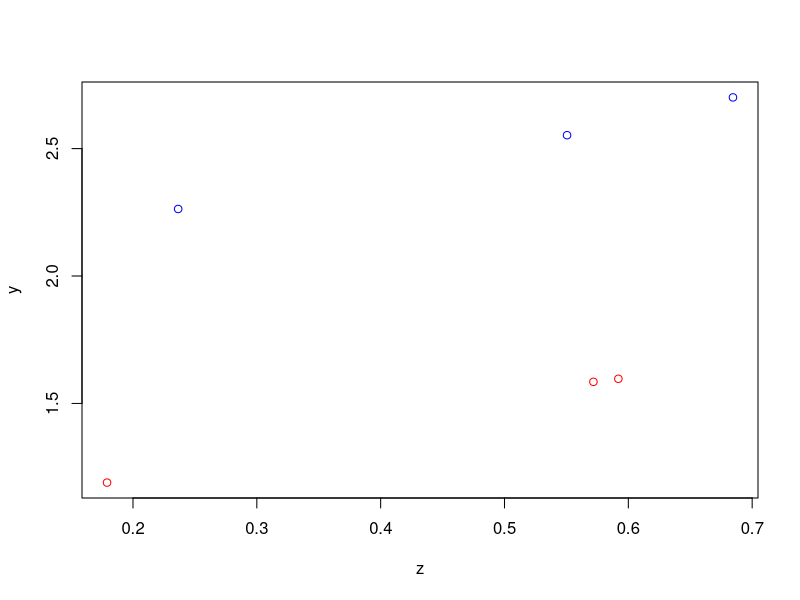
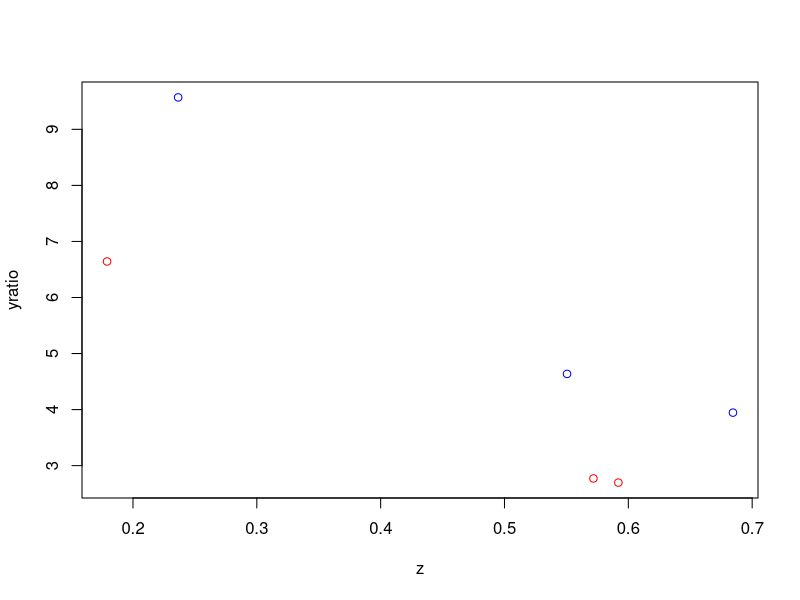
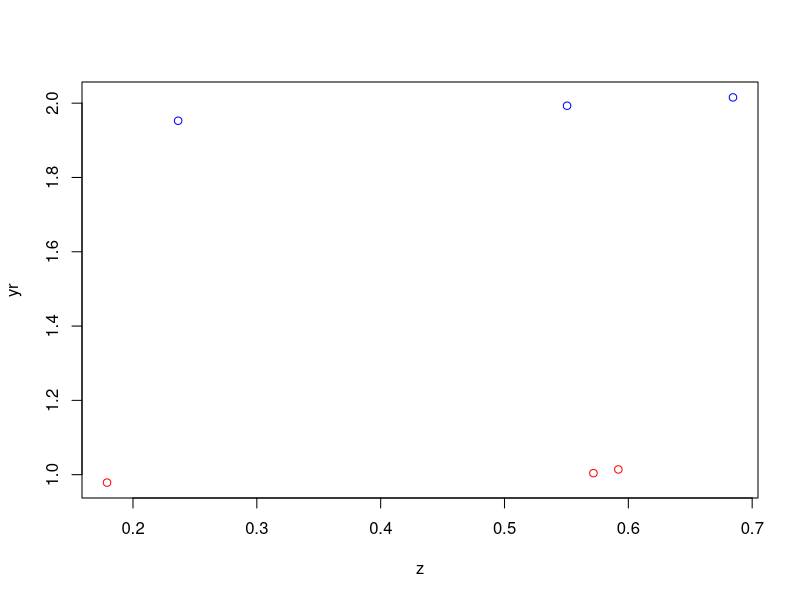
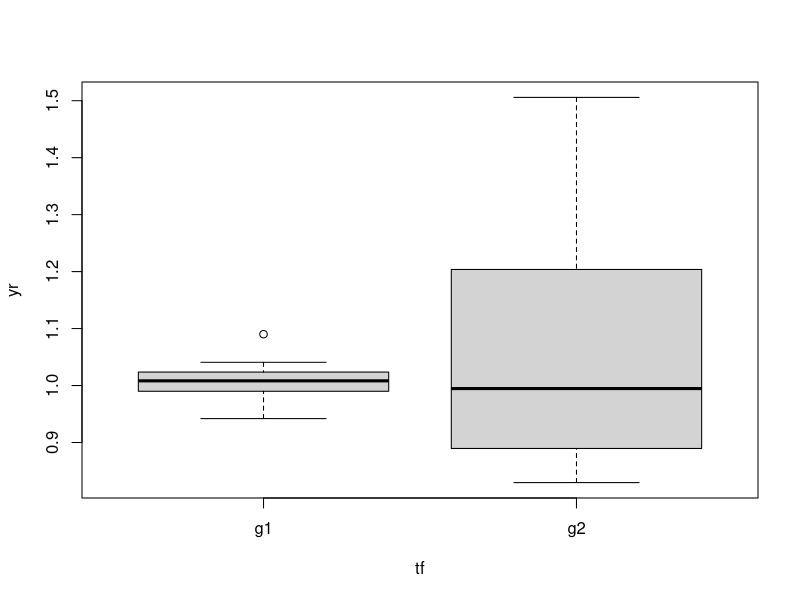
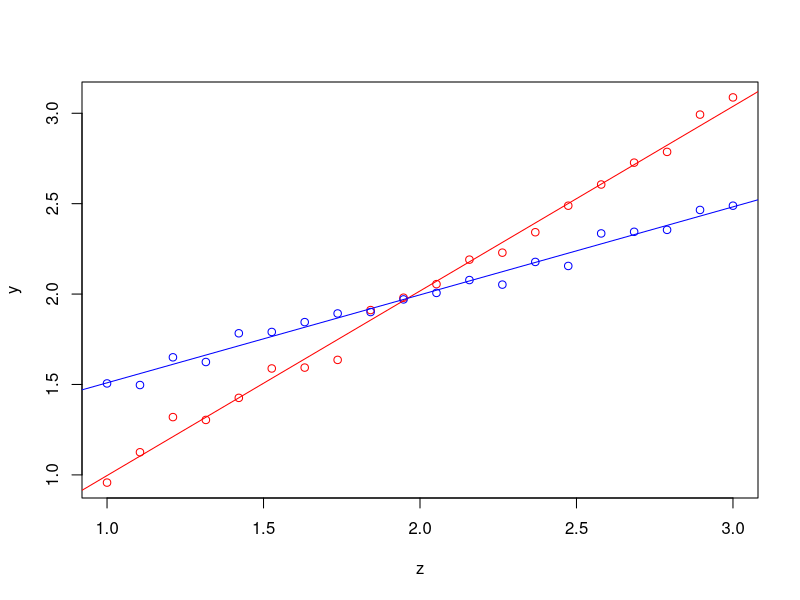

Recreate these plots in R, in order.
## Classical ancova: common slope and intercept differences
##  The ratio misses the point completely




z <- runif(6)
t <- rep(c(1, 2), 3)
y <- z + t + rnorm(6, 0, 0.01)
tf <- factor(t)
plot(y ~ z, col = c("red", "blue")[tf])

summary(lm(y ~ z + tf))

yratio <- y/z
summary(lm(yratio ~ tf))

plot(yratio ~ z, col = c("red", "blue")[tf])


#########################
## Ratio differences


## first, create the noise
noise <- rnorm(6, 0, 0.01)

## Suppose the ratios are given by t. Then, ratio in group 1 is 1 and in
## group 2 is 2. So y = ratio * z

y1 <- t * z + noise
y1

## That sounds confusing but is the same as saying:
y1b <- rep(0, 6)
y1b[tf == 1] <- z[tf ==1]
y1b[tf == 2] <- 2 * z[tf == 2]
y1b <- y1b + noise
y1b == y1

## Now form the ratio
yr <- y1/z
## As it should
plot(yr ~ z, col = c("red", "blue")[tf])

## Fit the models.

## I really have a hard time interpreting this
summary(lm(yr ~ z + tf))

## This is what we are after
summary(lm(yr ~ tf))


## This seems to kind of work but it is not really correct. Here we are
## modling a common slope, which is not what "differences in ratio" means,
## and we are making different assumptions about noise (this is a minor
## technical point here).

summary(lm(y1 ~ z + tf))


## And this is really what we are after. Slopes differ by group, which is
## the same as "ratios differ by group"

summary(lm(y1 ~ z * tf))

## or

anova(lm(y1 ~ z * tf))

## note the very highly significant interaction



## NOTE: of course, diagnostics might/ought to help us choose the model.



## case 1:
## parallel slopes, different intercept, same range of z

## case 2:
## parallel slopes, different intercept, different range of z

## case 3:
## parallel slopes, same intercept, different range of z



## Case 4
## pencil of lines with intercept of 0


## Case 5

## Actual differences in ratios might not be detected taking the ratio if
## regression does not go through the origin
## use just two groups, for simplicity
n <- 20
sd <- 0.05
z2 <- seq(from = 1, to = 3, length.out = n)
ya <- z2 + rnorm(n, 0, sd)
## yb <- 2 + rnorm(n, 0, sd)
yb <- 0.5 * z2 + 1 + rnorm(n, 0, sd)
y <- c(ya, yb)
tf <- factor(rep(c("g1", "g2"), rep(n, 2)))
z <- rep(z2, 2)
yr <- y/z
plot(yr ~ tf)
summary(lm(yr ~ tf))


plot(y ~ z, col = c("red", "blue")[tf])
abline(lm(ya ~ z2), col = "red")
abline(lm(yb ~ z2), col = "blue")
## abline(lm(yc ~ z2), col = "orange")
## no difference
summary(lm(yr ~ tf))

## Of course, differences are detected
summary(lm(y ~ z * tf))
